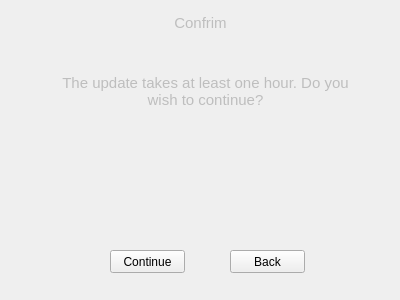
<?xml version="1.0" encoding="UTF-8"?>
<ui version="4.0">
 <class>Form</class>
 <widget class="QWidget" name="Form">
  <property name="geometry">
   <rect>
    <x>0</x>
    <y>0</y>
    <width>400</width>
    <height>300</height>
   </rect>
  </property>
  <property name="windowTitle">
   <string>Form</string>
  </property>
  <widget class="QTextBrowser" name="settings">
   <property name="enabled">
    <bool>false</bool>
   </property>
   <property name="geometry">
    <rect>
     <x>150</x>
     <y>10</y>
     <width>101</width>
     <height>31</height>
    </rect>
   </property>
   <property name="mouseTracking">
    <bool>false</bool>
   </property>
   <property name="acceptDrops">
    <bool>false</bool>
   </property>
   <property name="frameShape">
    <enum>QFrame::NoFrame</enum>
   </property>
   <property name="html">
    <string>&lt;!DOCTYPE HTML PUBLIC &quot;-//W3C//DTD HTML 4.0//EN&quot; &quot;http://www.w3.org/TR/REC-html40/strict.dtd&quot;&gt;
&lt;html&gt;&lt;head&gt;&lt;meta name=&quot;qrichtext&quot; content=&quot;1&quot; /&gt;&lt;style type=&quot;text/css&quot;&gt;
p, li { white-space: pre-wrap; }
&lt;/style&gt;&lt;/head&gt;&lt;body style=&quot; font-family:'MS Shell Dlg 2'; font-size:8.25pt; font-weight:400; font-style:normal;&quot;&gt;
&lt;p align=&quot;center&quot; style=&quot; margin-top:0px; margin-bottom:0px; margin-left:0px; margin-right:0px; -qt-block-indent:0; text-indent:0px;&quot;&gt;&lt;span style=&quot; font-size:11pt;&quot;&gt;Confrim&lt;/span&gt;&lt;/p&gt;&lt;/body&gt;&lt;/html&gt;</string>
   </property>
  </widget>
  <widget class="QTextBrowser" name="settings_2">
   <property name="enabled">
    <bool>false</bool>
   </property>
   <property name="geometry">
    <rect>
     <x>50</x>
     <y>70</y>
     <width>311</width>
     <height>51</height>
    </rect>
   </property>
   <property name="mouseTracking">
    <bool>false</bool>
   </property>
   <property name="acceptDrops">
    <bool>false</bool>
   </property>
   <property name="frameShape">
    <enum>QFrame::NoFrame</enum>
   </property>
   <property name="html">
    <string>&lt;!DOCTYPE HTML PUBLIC &quot;-//W3C//DTD HTML 4.0//EN&quot; &quot;http://www.w3.org/TR/REC-html40/strict.dtd&quot;&gt;
&lt;html&gt;&lt;head&gt;&lt;meta name=&quot;qrichtext&quot; content=&quot;1&quot; /&gt;&lt;style type=&quot;text/css&quot;&gt;
p, li { white-space: pre-wrap; }
&lt;/style&gt;&lt;/head&gt;&lt;body style=&quot; font-family:'MS Shell Dlg 2'; font-size:8.25pt; font-weight:400; font-style:normal;&quot;&gt;
&lt;p align=&quot;center&quot; style=&quot; margin-top:0px; margin-bottom:0px; margin-left:0px; margin-right:0px; -qt-block-indent:0; text-indent:0px;&quot;&gt;&lt;span style=&quot; font-size:11pt;&quot;&gt;The update takes at least one hour. Do you wish to continue?&lt;/span&gt;&lt;/p&gt;&lt;/body&gt;&lt;/html&gt;</string>
   </property>
  </widget>
  <widget class="QPushButton" name="pushButton">
   <property name="geometry">
    <rect>
     <x>110</x>
     <y>250</y>
     <width>75</width>
     <height>23</height>
    </rect>
   </property>
   <property name="text">
    <string>Continue</string>
   </property>
  </widget>
  <widget class="QPushButton" name="pushButton_2">
   <property name="geometry">
    <rect>
     <x>230</x>
     <y>250</y>
     <width>75</width>
     <height>23</height>
    </rect>
   </property>
   <property name="text">
    <string>Back</string>
   </property>
  </widget>
 </widget>
 <resources/>
 <connections/>
</ui>
